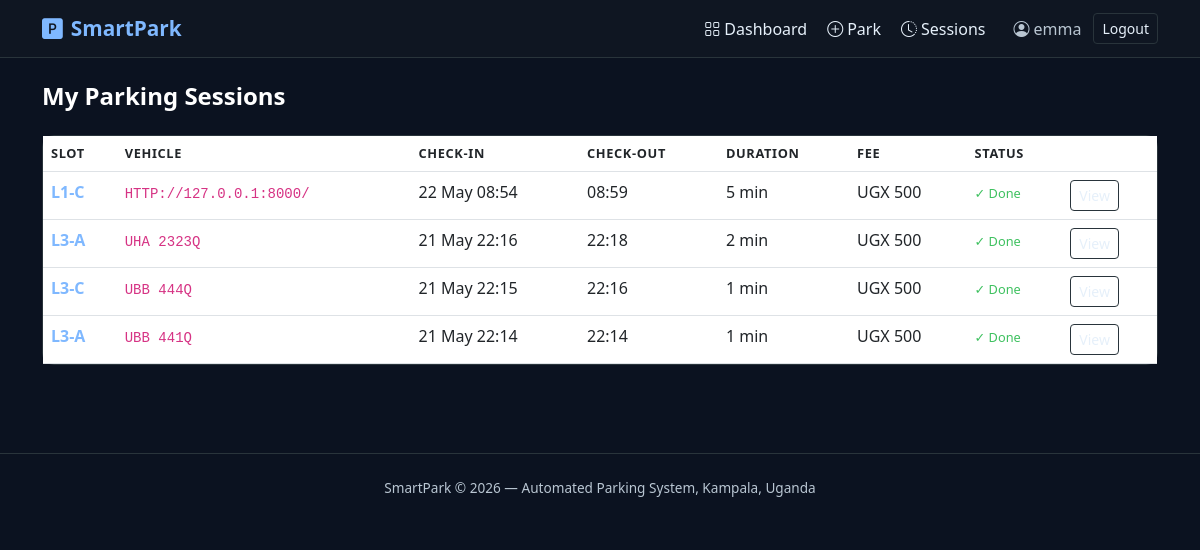
Page /sessions/ (signed in) on the earlier database version.
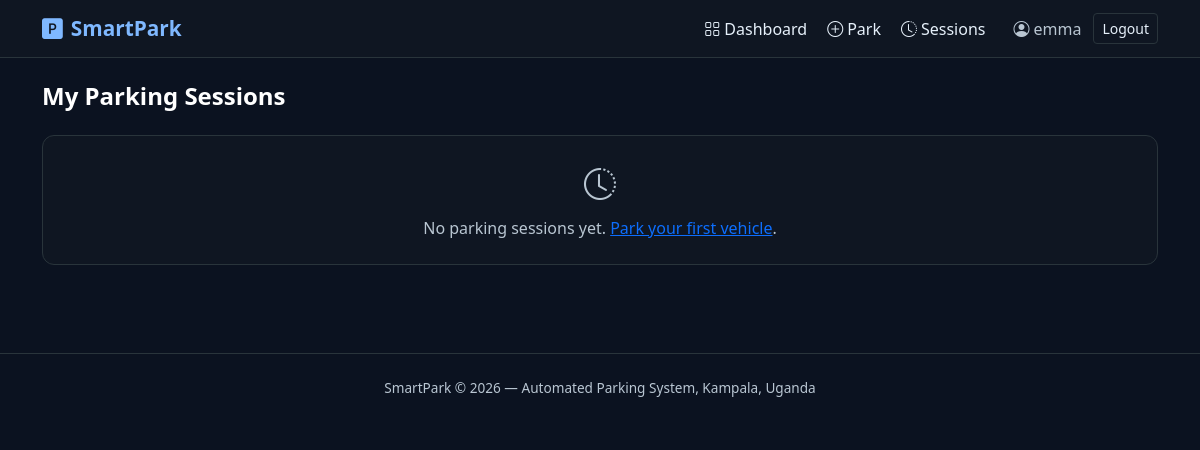
Same page on the later database version.
### parking/models.py (models this page shows, shortened)
class ParkingSession(models.Model):
    STATUS_CHOICES = [
        ('active', 'Active'),
        ('completed', 'Completed'),
        ('cancelled', 'Cancelled'),
    ]
    session_id = models.UUIDField(default=uuid.uuid4, unique=True, editable=False)
    user = models.ForeignKey(User, on_delete=models.CASCADE, related_name='sessions')
    slot = models.ForeignKey(ParkingSlot, on_delete=models.CASCADE, related_name='sessions')
    vehicle_plate = models.CharField(max_length=20)
    check_in = models.DateTimeField(default=timezone.now)
    check_out = models.DateTimeField(null=True, blank=True)
    status = models.CharField(max_length=20, choices=STATUS_CHOICES, default='active')
    created_at = models.DateTimeField(auto_now_add=True)
    class Meta:
        ordering = ['-check_in']
    @property
    def duration_minutes(self):
        end = self.check_out or timezone.now()
        delta = end - self.check_in
        return max(int(delta.total_seconds() / 60), 1)
    @property
    def fee_ugx(self):
        from django.conf import settings
        rate = getattr(settings, 'PARKING_RATE_UGX', 2000)
        hours = max(self.duration_minutes / 60, 0.25)
        return round(hours * rate)

class ParkingSlot(models.Model):
    LEVEL_CHOICES = [(1, 'Level 1'), (2, 'Level 2'), (3, 'Level 3')]
    COLUMN_CHOICES = [(1, 'Column A'), (2, 'Column B'), (3, 'Column C')]
    STATUS_CHOICES = [
        ('available', 'Available'),
        ('occupied', 'Occupied'),
        ('reserved', 'Reserved'),
        ('maintenance', 'Maintenance'),
    ]
    level = models.IntegerField(choices=LEVEL_CHOICES)
    column = models.IntegerField(choices=COLUMN_CHOICES)
    slot_number = models.CharField(max_length=10, unique=True)
    status = models.CharField(max_length=20, choices=STATUS_CHOICES, default='available')
    last_updated = models.DateTimeField(auto_now=True)
    class Meta:
        ordering = ['level', 'column']
    @property
    def display_name(self):
        cols = {1: 'A', 2: 'B', 3: 'C'}
        return f"L{self.level}-{cols[self.column]}"

### parking/views.py (the view)
# urls.py: path('sessions/', views.my_sessions, name='my_sessions'),
@login_required
def my_sessions(request):
    sessions = ParkingSession.objects.filter(user=request.user).order_by('-check_in')
    return render(request, 'parking/my_sessions.html', {'sessions': sessions})

### parking/templates/parking/my_sessions.html (shortened to what this page needs)
{% extends 'base.html' %}
{% block content %}
<h4 class="fw-bold mb-4">My Parking Sessions</h4>
<div class="card">
  <div class="card-body p-0">
    {% if sessions %}
    <div class="table-responsive">
      <table class="table mb-0">
        <thead><tr><th>Slot</th><th>Vehicle</th><th>Check-in</th><th>Check-out</th><th>Duration</th><th>Fee</th><th>Status</th><th></th></tr></thead>
        <tbody>
        {% for s in sessions %}
        <tr>
          <td class="fw-bold" style="color:var(--sp-accent)">{{ s.slot.display_name }}</td>
          <td><code>{{ s.vehicle_plate }}</code></td>
          <td>{{ s.check_in|date:"d M H:i" }}</td>
          <td>{% if s.check_out %}{{ s.check_out|date:"H:i" }}{% else %}<span class="text-muted">—</span>{% endif %}</td>
          <td>{{ s.duration_minutes }} min</td>
          <td>UGX {{ s.fee_ugx|floatformat:0 }}</td>
          <td>
            {% if s.status == 'active' %}<span class="badge-available">Active</span>
            {% elif s.status == 'completed' %}<span style="color:var(--sp-green);font-size:.8rem;">✓ Done</span>
            {% else %}<span class="text-muted small">{{ s.status }}</span>{% endif %}
          </td>
          <td>
            {% if s.status == 'active' %}
            <a href="{% url 'checkout' s.session_id %}" class="btn btn-success btn-sm">Check Out</a>
            {% else %}
            <a href="{% url 'session_detail' s.session_id %}" class="btn btn-outline-light btn-sm">View</a>
            {% endif %}
          </td>
        </tr>
        {% endfor %}
        </tbody>
      </table>
    </div>
    {% else %}
    <div class="p-4 text-center text-muted">
      <i class="bi bi-clock-history" style="font-size:2rem;display:block;margin-bottom:.5rem;"></i>
      No parking sessions yet. <a href="{% url 'request_parking' %}">Park your first vehicle</a>.
    </div>
    {% endif %}
  </div>
</div>
{% endblock %}

Differences in the rows shown:
removed ParkingSession: slot.display_name "L1-C", vehicle_plate "HTTP://127.0.0.1:8000/", check_in "22 May 08:54", check_out "08:59", duration_minutes "5", fee_ugx "500", status "✓ Done"
removed ParkingSession: slot.display_name "L3-A", vehicle_plate "UHA 2323Q", check_in "21 May 22:16", check_out "22:18", duration_minutes "2", fee_ugx "500", status "✓ Done"
removed ParkingSession: slot.display_name "L3-C", vehicle_plate "UBB 444Q", check_in "21 May 22:15", check_out "22:16", duration_minutes "1", fee_ugx "500", status "✓ Done"
removed ParkingSession: slot.display_name "L3-A", vehicle_plate "UBB 441Q", check_in "21 May 22:14", check_out "22:14", duration_minutes "1", fee_ugx "500", status "✓ Done"
Other differences:
text no longer shown: "SLOT VEHICLE CHECK-IN CHECK-OUT DURATION FEE STATUS"
text now shown: "No parking sessions yet. Park your first vehicle ."
